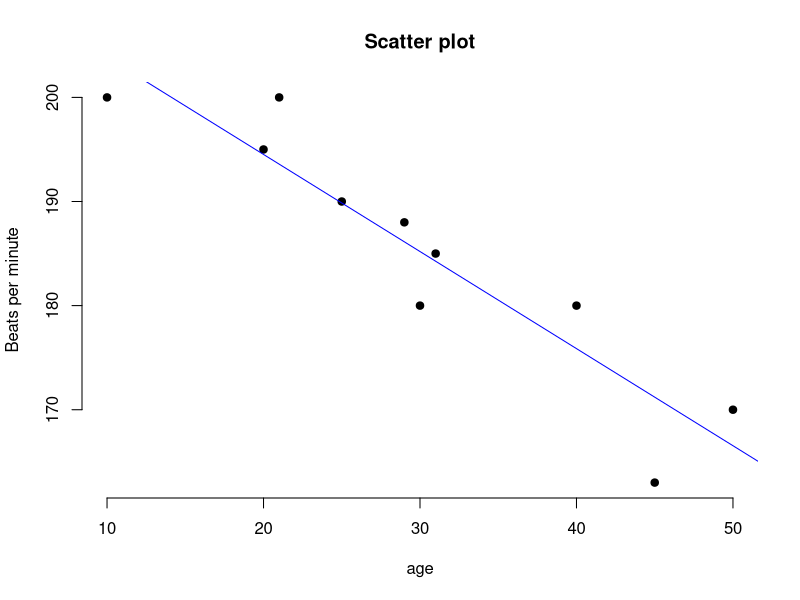

Write R code to recreate this figure.
## ---- chunk 1
knitr::opts_chunk$set(echo = TRUE)
library(tidyverse)
library(knitr)
library(dplyr)
library(ggplot2)
library(broom)
## ---- chunk 2
BeatsPerMin <- c(200, 195, 200, 190, 188, 180, 185, 180, 163, 170)
Age<- c(10, 20, 21, 25, 29, 30, 31, 40, 45, 50)

df <- data.frame(BeatsPerMin, Age)



## ---- chunk 3
x <- Age
y <- BeatsPerMin
# Plot with main and axis titles
# Change point shape (pch = 19) and remove frame.
# Add regression line
plot(x, y, main = "Scatter plot",
     xlab = "age", ylab = "Beats per minute",
     pch = 19, frame = FALSE)
abline(lm(y ~ x, data = df), col = "blue")
## ---- chunk 4
model <- lm(BeatsPerMin ~ Age, data = df)
summary(model)
